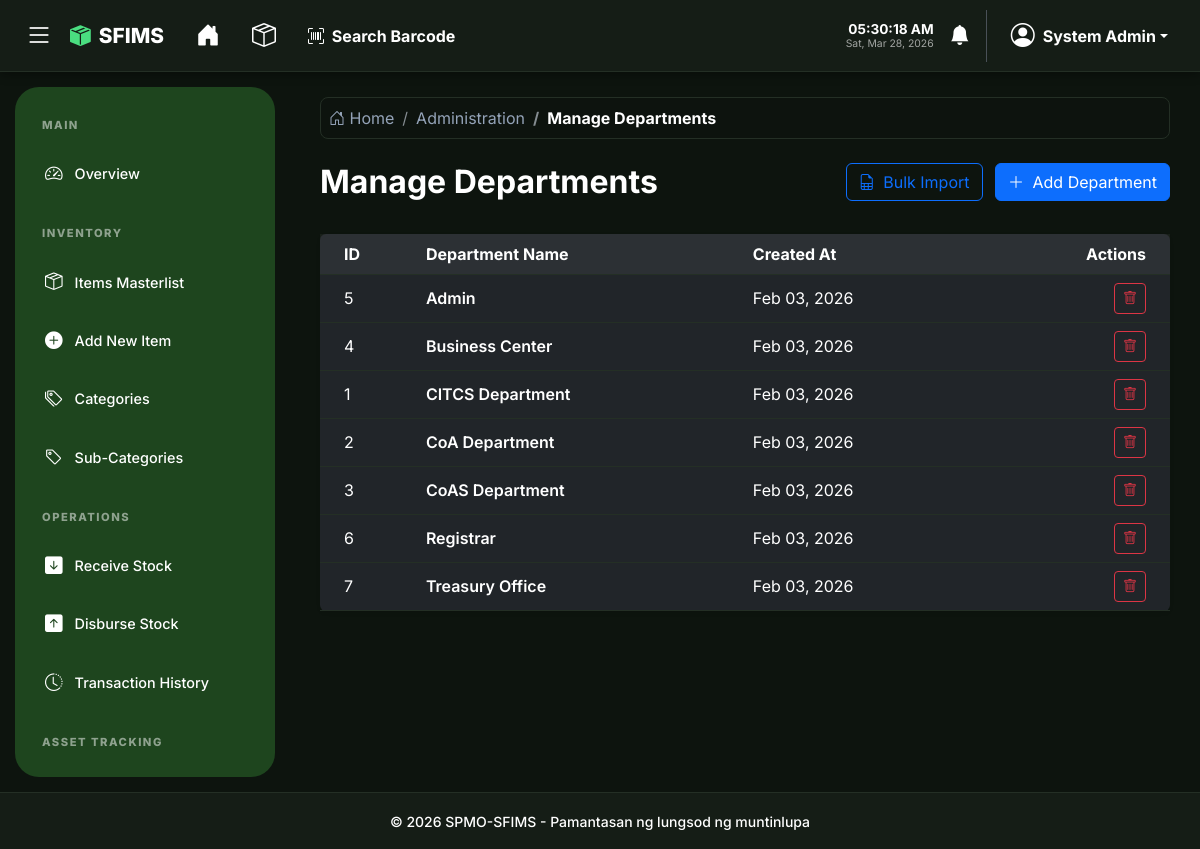
The app's page /admin/departments.php (signed in) with its own data.
### tables this page shows
CREATE TABLE IF NOT EXISTS departments (
    id INT AUTO_INCREMENT PRIMARY KEY,
    name VARCHAR(100) NOT NULL UNIQUE,
    created_at TIMESTAMP DEFAULT CURRENT_TIMESTAMP
);

### config/app.php (called while the page is built, shortened)
<?php
function h($string)
{
    return htmlspecialchars($string, ENT_QUOTES, 'UTF-8');
}

### admin/departments.php (the view, shortened to what this page needs)
<?php
require_once '../config/app.php';
$db = Database::getInstance();
$departments = $db->query("SELECT * FROM departments ORDER BY name ASC")->fetchAll();
require_once '../partials/header.php';
?>
<div class="row mb-4">
    <div class="col-md-6">
        <h2 class="fw-bold">Manage Departments</h2>
    </div>
    <div class="col-md-6 text-end">
        <?php if ($_SESSION['role'] === 'Admin'): ?>
            <a href="import_master.php?type=departments" class="btn btn-outline-primary me-2">
                <i class="bi bi-file-earmark-spreadsheet me-1"></i> Bulk Import
            </a>
            <button type="button" class="btn btn-primary" data-bs-toggle="modal" data-bs-target="#addDeptModal">
                <i class="bi bi-plus-lg me-1"></i> Add Department
            </button>
        <?php endif; ?>
    </div>
</div>
<div class="card shadow-sm border-0">
    <div class="card-body p-0">
        <div class="table-responsive">
            <table class="table table-hover align-middle mb-0">
                <thead class="bg-light">
                    <tr>
                        <th class="ps-4">ID</th>
                        <th>Department Name</th>
                        <th>Created At</th>
                        <?php if ($_SESSION['role'] === 'Admin'): ?>
                            <th class="text-end pe-4">Actions</th>
                        <?php endif; ?>
                    </tr>
                </thead>
                <tbody>
                    <?php if ($departments): ?>
                        <?php foreach ($departments as $d): ?>
                            <tr>
                                <td class="ps-4"><?php echo $d['id']; ?></td>
                                <td class="fw-semibold"><?php echo h($d['name']); ?></td>
                                <td><?php echo date('M d, Y', strtotime($d['created_at'])); ?></td>
                                <?php if ($_SESSION['role'] === 'Admin'): ?>
                                    <td class="text-end pe-4">
                                        <form method="POST" action="" class="d-inline">
                                            <button type="submit" class="btn btn-sm btn-outline-danger" onclick="return confirm('Are you sure you want to delete this department?')">
                                                <i class="bi bi-trash"></i>
                                            </button>
                                        </form>
                                    </td>
                                <?php endif; ?>
                            </tr>
                        <?php endforeach; ?>
                    <?php else: ?>
                        <tr>
                            <td colspan="4" class="text-center py-4 text-muted">No departments found.</td>
                        </tr>
                    <?php endif; ?>
                </tbody>
            </table>
        </div>
    </div>
</div>
<?php require_once '../partials/footer.php'; ?>

### partials/header.php (style rules this page uses)
*, *::before, *::after { transition: background-color 0.3s ease, border-color 0.3s ease, color 0.3s ease, box-shadow 0.3s ease; }
:root { --sfims-bg: #f3f7f4; --sfims-card-bg: #ffffff; --sfims-text: #1e3a1a; --sfims-border: #dce3dc; --sfims-green: #1e451e; --sfims-accent: #2d5a27; --sfims-input-bg: #ffffff; --header-dark: #ffffff; --sidebar-width: 260px; --sidebar-collapsed-width: 84px; --nav-shadow: rgba(0, 0, 0, 0.05); --sidebar-text: rgba(255, 255, 255, 0.85); --dropdown-header-text: #6c757d; }
[data-theme="dark"] { --sfims-bg: #0d140e; --sfims-card-bg: #151d16; --sfims-text: #ffffff; --sfims-border: #242f25; --sfims-green: #1e451e; --sfims-input-bg: #2a332b; --header-dark: #151d16; --nav-shadow: rgba(0, 0, 0, 0.4); --sfims-accent: #ffffff; --sidebar-text: #ffffff; --dropdown-header-text: #cbd5e1; }
body { background-color: var(--sfims-bg) !important; color: var(--sfims-text) !important; font-family: 'Inter', sans-serif; min-height: 100vh; margin: 0; display: flex; flex-direction: column; overflow-x: hidden; }
[data-theme="dark"] .bg-light { background-color: rgba(255, 255, 255, 0.05) !important; color: var(--sfims-text) !important; }
[data-theme="dark"] .text-dark, [data-theme="dark"] .text-black, [data-theme="dark"] h1, [data-theme="dark"] h2, [data-theme="dark"] h3, [data-theme="dark"] h4, [data-theme="dark"] h5, [data-theme="dark"] h6, [data-theme="dark"] .card-title, [data-theme="dark"] .modal-title, [data-theme="dark"] .nav-tabs .nav-link { color: #ffffff !important; }
[data-theme="dark"] ::placeholder { color: #64748b !important; opacity: 1 !important; }
[data-theme="dark"] .table { --bs-table-bg: transparent; --bs-table-color: var(--sfims-text); --bs-table-border-color: var(--sfims-border); color: var(--sfims-text); }
.btn-group, td.text-end, td:last-child { white-space: nowrap; }

### records on screen
departments: id "5", name "Admin", created_at "Feb 03, 2026"
departments: id "4", name "Business Center", created_at "Feb 03, 2026"
departments: id "1", name "CITCS Department", created_at "Feb 03, 2026"
departments: id "2", name "CoA Department", created_at "Feb 03, 2026"
departments: id "3", name "CoAS Department", created_at "Feb 03, 2026"
departments: id "6", name "Registrar", created_at "Feb 03, 2026"
departments: id "7", name "Treasury Office", created_at "Feb 03, 2026"

### other values on screen
$_SESSION['full_name'] "System Admin"
$section "Administration"
$page_title_display "Manage Departments"
